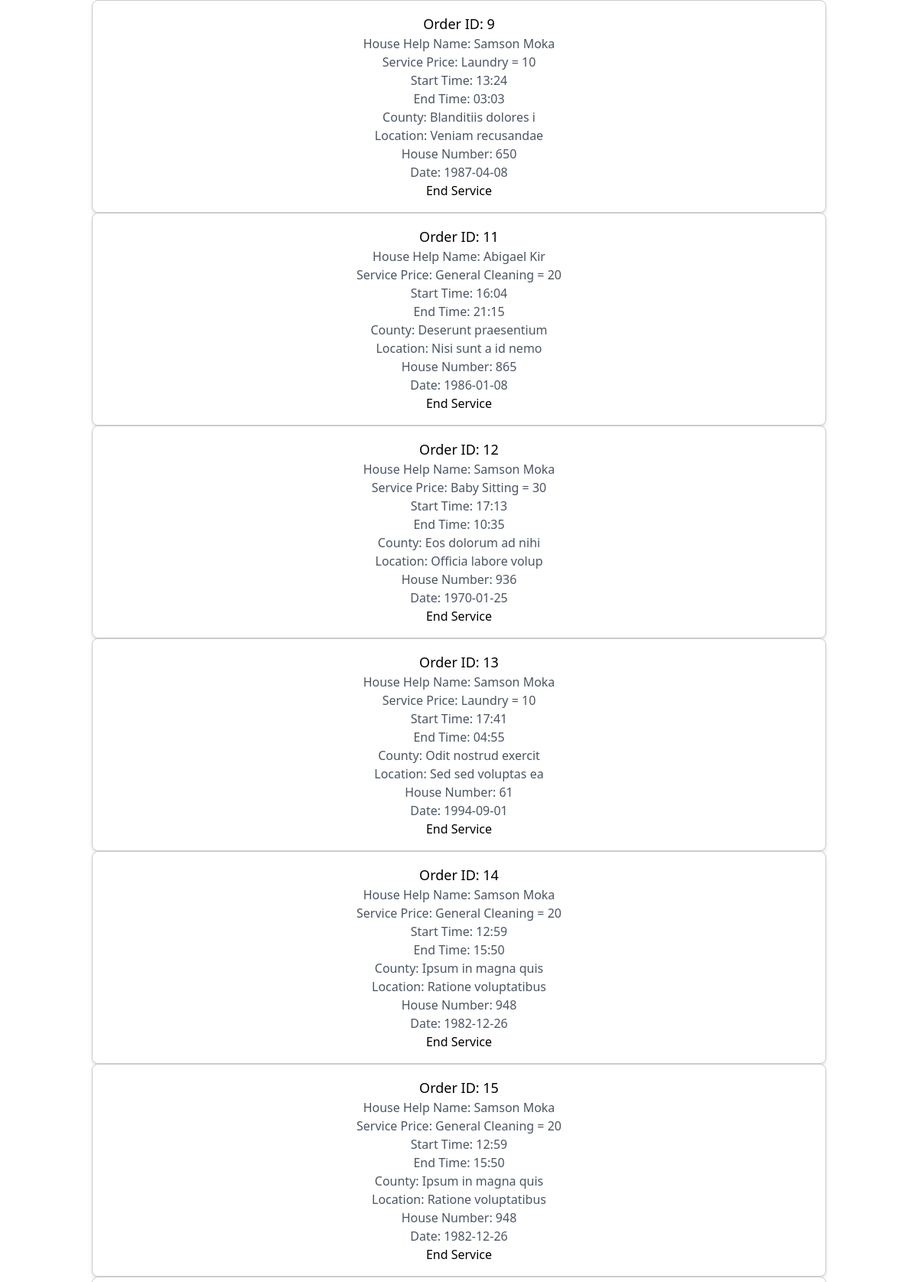
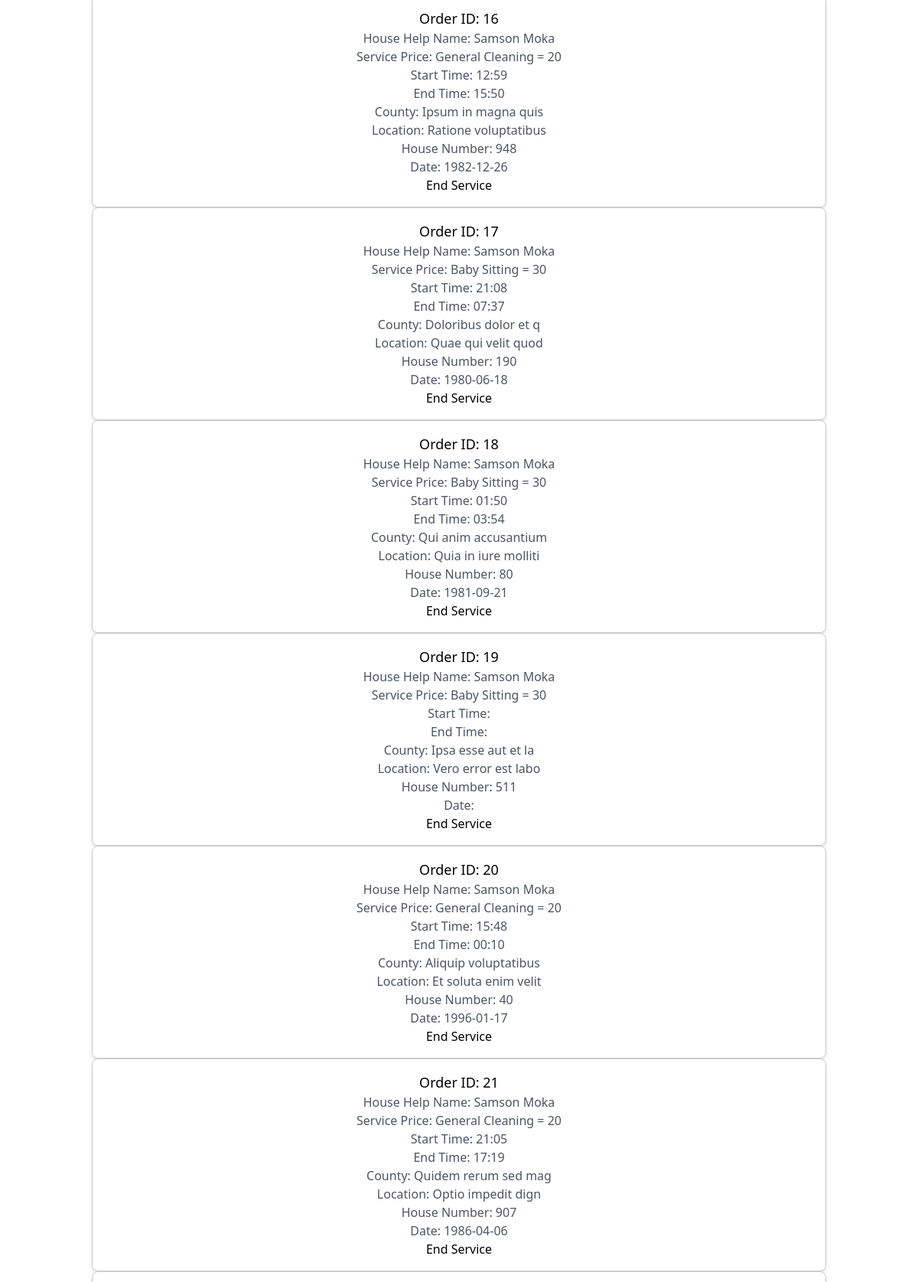
Screenshot of /order_history.php (signed in, upper part) with the database file from the repository (2 pictures, top to bottom).
### tables this page shows
CREATE TABLE `orders` (
  `order_ID` int(100) NOT NULL,
  `user_ID` int(100) NOT NULL,
  `house_help_id` int(100) NOT NULL,
  `service_price` varchar(100) NOT NULL,
  `start_time` varchar(100) NOT NULL,
  `end_time` varchar(100) NOT NULL,
  `county` varchar(100) NOT NULL,
  `location` varchar(100) NOT NULL,
  `house_number` varchar(100) NOT NULL,
  `date` varchar(100) NOT NULL
);

CREATE TABLE `house_helps` (
  `ID` int(11) NOT NULL,
  `name` varchar(11) NOT NULL,
  `email` varchar(11) NOT NULL,
  `description` varchar(1000) NOT NULL,
  `phone_number` int(11) NOT NULL,
  `profile_pic` longblob NOT NULL,
  `status` varchar(100) NOT NULL DEFAULT 'Available'
);

### order_history.php (the view, shortened to what this page needs)
<?php
require 'config.php';
?>
<!DOCTYPE html>
<html lang="en">
<head>
    <link href="https://unpkg.com/tailwindcss@^2/dist/tailwind.min.css" rel="stylesheet">
</head>
<body>
<?php
$userID = $_SESSION["ID"];
$sql = "SELECT `order_ID`, `user_ID`, `house_help_id`, `service_price`, `start_time`, `end_time`, `county`, `location`, `house_number`, `date` FROM orders where user_ID = $userID ";
$result = $conn->query($sql);
if ($result->num_rows > 0) {
    while($row = $result->fetch_assoc()) {
        $h_id = $row['house_help_id'];
        $sql2 = "SELECT name FROM house_helps WHERE id = $h_id";
        $result2 = $conn->query($sql2);
        $row2 = $result2->fetch_assoc();
        ?>
<div class="p-4 bg-white rounded-lg shadow-md mx-auto text-center" style="width: 80%; border: 1px solid #ccc;">
    <h2 class="text-lg font-medium">Order ID: <?php echo $row["order_ID"]; ?></h2>
    <p class="text-gray-600">House Help Name: <?php echo $row2["name"]; ?></p>
    <p class="text-gray-600">Service Price: <?php echo $row["service_price"]; ?></p>
    <p class="text-gray-600">Start Time: <?php echo $row["start_time"]; ?></p>
    <p class="text-gray-600">End Time: <?php echo $row["end_time"]; ?></p>
    <p class="text-gray-600">County: <?php echo $row["county"]; ?></p>
    <p class="text-gray-600">Location: <?php echo $row["location"]; ?></p>
    <p class="text-gray-600">House Number: <?php echo $row["house_number"]; ?></p>
    <p class="text-gray-600">Date: <?php echo $row["date"]; ?></p>
    <button class="btn btn-danger btn-lg" onclick="endService(<?php echo $row["order_ID"]; ?>)">End Service</button>
</div>
<?php
    }
} else {
    echo "0 results";
}
?>
</body>
</html>

### rows the page displays
orders: order_ID "9", house_help.name "Samson Moka", service_price "Laundry = 10", start_time "13:24", end_time "03:03", county "Blanditiis dolores i", location "Veniam recusandae", house_number "650", date "1987-04-08"
orders: order_ID "11", house_help.name "Abigael Kir", service_price "General Cleaning = 20", start_time "16:04", end_time "21:15", county "Deserunt praesentium", location "Nisi sunt a id nemo", house_number "865", date "1986-01-08"
orders: order_ID "12", house_help.name "Samson Moka", service_price "Baby Sitting = 30", start_time "17:13", end_time "10:35", county "Eos dolorum ad nihi", location "Officia labore volup", house_number "936", date "1970-01-25"
orders: order_ID "13", house_help.name "Samson Moka", service_price "Laundry = 10", start_time "17:41", end_time "04:55", county "Odit nostrud exercit", location "Sed sed voluptas ea", house_number "61", date "1994-09-01"
orders: order_ID "14", house_help.name "Samson Moka", service_price "General Cleaning = 20", start_time "12:59", end_time "15:50", county "Ipsum in magna quis", location "Ratione voluptatibus", house_number "948", date "1982-12-26"
orders: order_ID "15", house_help.name "Samson Moka", service_price "General Cleaning = 20", start_time "12:59", end_time "15:50", county "Ipsum in magna quis", location "Ratione voluptatibus", house_number "948", date "1982-12-26"
orders: order_ID "16", house_help.name "Samson Moka", service_price "General Cleaning = 20", start_time "12:59", end_time "15:50", county "Ipsum in magna quis", location "Ratione voluptatibus", house_number "948", date "1982-12-26"
orders: order_ID "17", house_help.name "Samson Moka", service_price "Baby Sitting = 30", start_time "21:08", end_time "07:37", county "Doloribus dolor et q", location "Quae qui velit quod", house_number "190", date "1980-06-18"
orders: order_ID "18", house_help.name "Samson Moka", service_price "Baby Sitting = 30", start_time "01:50", end_time "03:54", county "Qui anim accusantium", location "Quia in iure molliti", house_number "80", date "1981-09-21"
orders: order_ID "19", house_help.name "Samson Moka", service_price "Baby Sitting = 30", county "Ipsa esse aut et la", location "Vero error est labo", house_number "511"
orders: order_ID "20", house_help.name "Samson Moka", service_price "General Cleaning = 20", start_time "15:48", end_time "00:10", county "Aliquip voluptatibus", location "Et soluta enim velit", house_number "40", date "1996-01-17"
orders: order_ID "21", house_help.name "Samson Moka", service_price "General Cleaning = 20", start_time "21:05", end_time "17:19", county "Quidem rerum sed mag", location "Optio impedit dign", house_number "907", date "1986-04-06"
